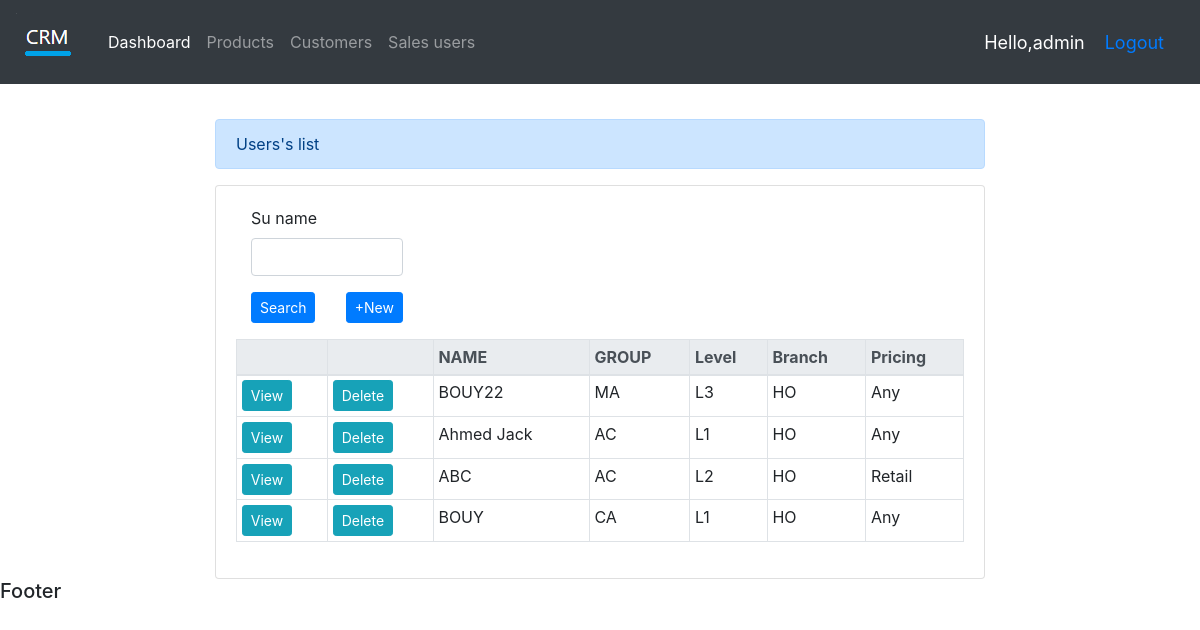
The page /su_list/ (signed in) on the database its author committed.
### accounts/models.py (models this page shows, shortened)
class SalesUser(models.Model):
    SALES_GROUP=( ('CA','Cashier'),  ('AC','Account'),  ('WH','Whouse'), ('MA','Manager'), ('SA','Sales'), ('AD','Admin'), ('GU','Guest'), ('CO','Control'),)
    USER_LEVEL=( ('L1','Level1'),  ('L2','Level2'), ('L3','Level3'), )
    USER_BR = ( ('HO','HO'), ('DR','DR'), ('RR','RR'), ('JR','JR'), ('KR','KR'), ('S!','S1'), ('MW','MW'), )
    USER_PRICING=(  ('Any','Any'),  ('Retail','Retail'), ('Dealer','Dealer'),  )
    su_name = models.CharField(max_length=200,null=True)
    su_group = models.CharField(max_length=2,null=True,choices=SALES_GROUP)
    su_level = models.CharField(max_length=2,null=True,choices=USER_LEVEL)
    su_br = models.CharField(max_length=2,null=True,choices=USER_BR)
    su_pricing = models.CharField(max_length=6,null=True,choices=USER_PRICING)
    class Meta:
        unique_together = ["su_name",]

### accounts/views.py (the view)
# urls.py: path('su_list/', views.su_list,name="su_list"),
@login_required(login_url='login')
def su_list(request):
    salesusers=SalesUser.objects.all()
    total_salesusers=salesusers.count()
    salesusers_filter = SalesUserFilter(request.GET,queryset=salesusers)
    salesusers=salesusers_filter.qs
    context={'salesusers':salesusers,'total_salesusers':total_salesusers,'salesusers_filter':salesusers_filter,}
    return render(request,'accounts/su_list.html',context)

### accounts/templates/accounts/su_list.html
{%  extends 'accounts/main.html' %}
{% load crispy_forms_tags %}
{% load static %}
{% block content %}
<div class="container col-md-8" style="margin-top:35px;">
    <div class="alert alert-primary" role="alert">
        Users's list
    </div>
    <div class="card card-body col-md-12">
        <form class="form-group col-md-3" method="get">
            {{salesusers_filter.form.su_name|as_crispy_field}}
            <button class="btn btn-primary btn-sm float-left" type="submit">Search</button>
            <a class="btn btn-primary btn-sm float-right" href="{% url 'su_create' %}">+New</a>
        </form>
        <table class="table table-sm col-md-12 table-hover table-bordered">
            <thead class="thead-light">
                <tr>
                    <th></th>
                    <th></th>
                    <th>NAME</th>
                    <th>GROUP</th>
                    <th>Level</th>
                    <th>Branch</th>
                    <th>Pricing</th>
                </tr>
            </thead>
            {% for item in salesusers %}
            <tr>
                <td><a class="btn btn-sm btn-info" href="{% url 'su_update' item.id %}">View</a></td>
                <td><a class="btn btn-sm btn-info" href="{% url 'su_delete' item.id %}">Delete</a></td>
                <td>{{item.su_name}}</td>
                <td>{{item.su_group}}</td>
                <td>{{item.su_level}}</td>
                <td>{{item.su_br}}</td>
                <td>{{item.su_pricing}}</td>
            </tr>
            {% endfor %}
        </table>
    </div>
</div>
{% endblock %}

### accounts/templates/accounts/navbar.html (shortened to what this page needs)
{% load static %}
<nav class="navbar navbar-expand-lg navbar-dark bg-dark">
    <a class="navbar-brand" href="#"><img src="{% static 'images/logo.png' %}"></a>
    <div class="collapse navbar-collapse" id="navbarNav">
      <ul class="navbar-nav">
        <li class="nav-item active">
          <a class="nav-link" href="{% url 'home' %}">Dashboard</a>
        </li>
        <li class="nav-item">
          <a class="nav-link" href="{% url 'products' %}">Products</a>
        </li>
        <li class="nav-item">
          <a class="nav-link" href="{% url 'list_customer' %}">Customers</a>
        </li>
        <li class="nav-item">
          <a class="nav-link" href="{% url 'su_list' %}">Sales users</a>
        </li>
      </ul>
    </div>
    <span class="login">Hello,{{request.user}}</span>
    <span class="login"><a href="{% url 'logout' %}">Logout</a></span>
</nav>

### accounts/templates/accounts/navbar.html (style rules this page uses)
.login { font-size: 18px; color: #fff; margin-right: 20px; }

### rows shown on the page
SalesUser: su_name "BOUY22", su_group "MA", su_level "L3", su_br "HO", su_pricing "Any"
SalesUser: su_name "Ahmed Jack", su_group "AC", su_level "L1", su_br "HO", su_pricing "Any"
SalesUser: su_name "ABC", su_group "AC", su_level "L2", su_br "HO", su_pricing "Retail"
SalesUser: su_name "BOUY", su_group "CA", su_level "L1", su_br "HO", su_pricing "Any"

### other values the page prints
{{ request.user }} "admin"
